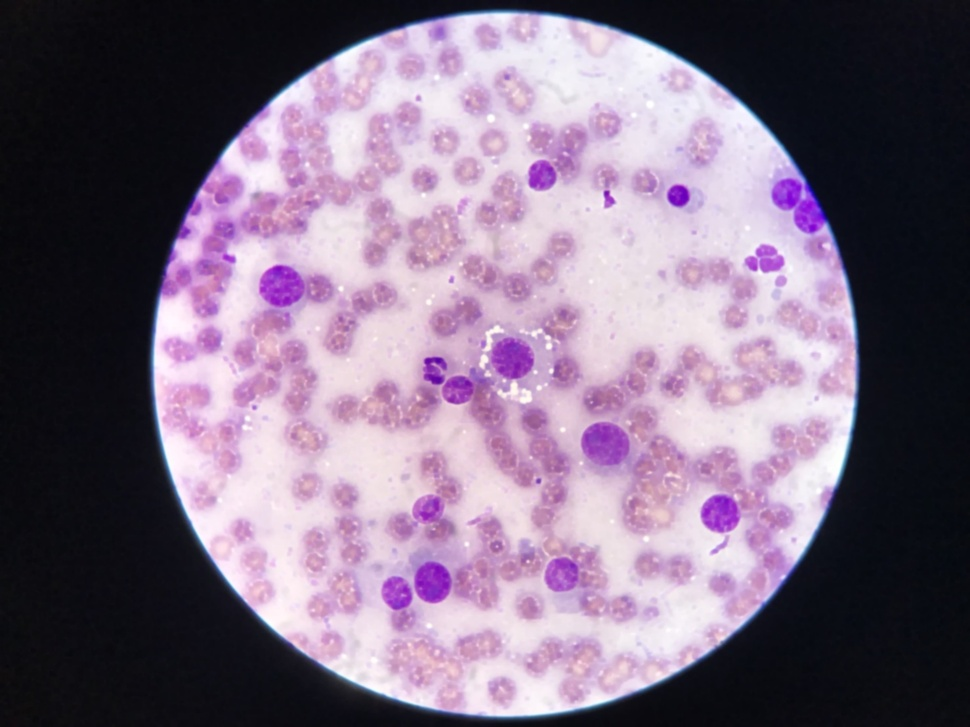
#> input picture test.jpg, 970 x 727 px, shrunk from 1478 x 1108 before the run, found by its file name
$ python 'elbow method.py'
#> lines starting #> are read from the running program, lines starting #| are printed output that depends on the picture
# -*- coding: utf-8 -*-
"""
Created on Wed Aug 22 19:18:00 2018

@author: 58011256
"""

import cv2
import numpy as np
from matplotlib import pyplot as plt
import pandas as pd
from mpl_toolkits.mplot3d import Axes3D
from sklearn.cluster import KMeans

img = cv2.imread('C:/Users/58011256/Desktop/COde/Python/image segmentation/test.jpg')
#> img is the input picture: shape (727, 970, 3); mean B, G, R 129.6, 108.6, 125.5

reshaped = img.reshape(img.shape[0] * img.shape[1], img.shape[2])

wcss = []
for i in range(1, 10):
    kmeans = KMeans(n_clusters = i, init = 'k-means++', random_state = 42)
    kmeans.fit(reshaped)
    wcss.append(kmeans.inertia_)
#> after the loop, wcss = [2.04e+10, 1.19e+09, 476047102, 296189098.3, 219483516, 184046537.7, 142790429.6, 124015567.9, 110870769]
plt.plot(range(1, 10), wcss)
plt.title('The Elbow Method')
plt.xlabel('Number of clusters')
plt.ylabel('WCSS')
plt.show()
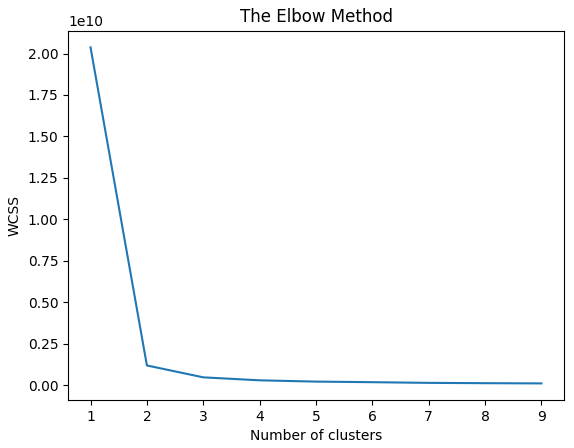
#> figure drawn by matplotlib, 1 panel

$ run again, with S__5824557.jpg copied over test.jpg
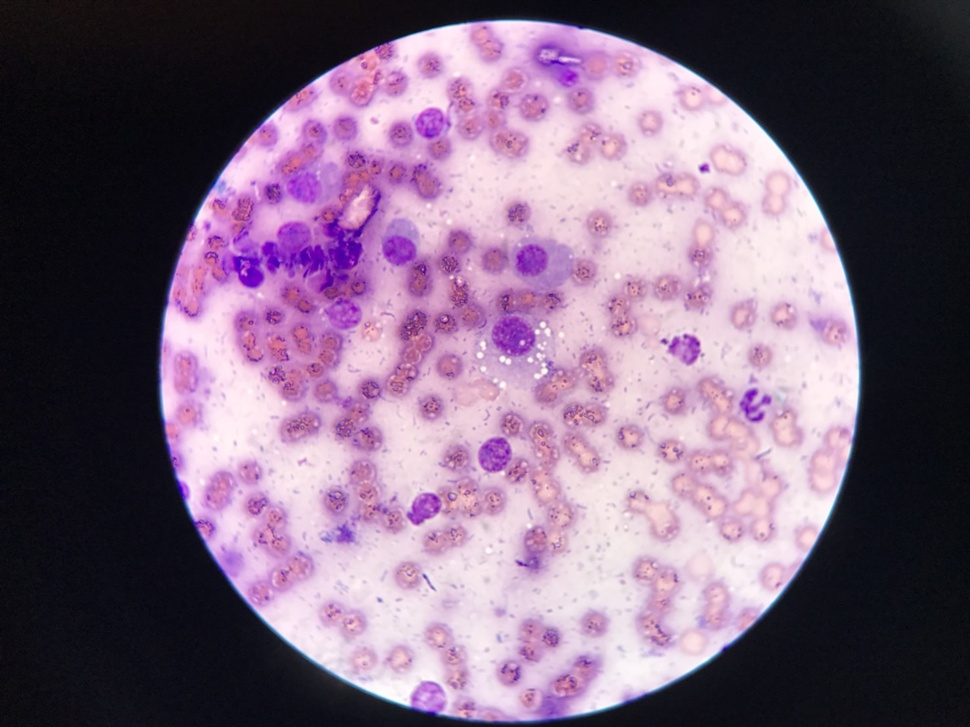
#> input picture S__5824557.jpg, 970 x 727 px, shrunk from 1478 x 1108 before the run, found by its file name
#> img is the input picture: shape (727, 970, 3); mean B, G, R 125.3, 101.6, 125.1
#> after the loop `for i in range(1, 10):`: wcss = [1.96e+10, 1.54e+09, 577553538.8, 347854326.2, 261828266.6, 216684765.8, 191295517.4, 164854223.7, 153673563.4]
#> `plt.show()`:
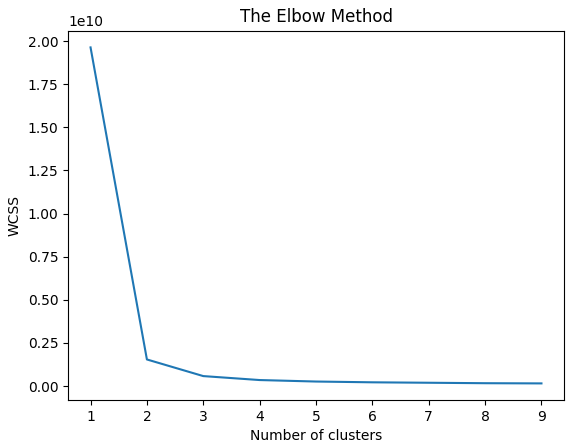
#> figure drawn by matplotlib, 1 panel

$ run again, with S__5824558.jpg copied over test.jpg
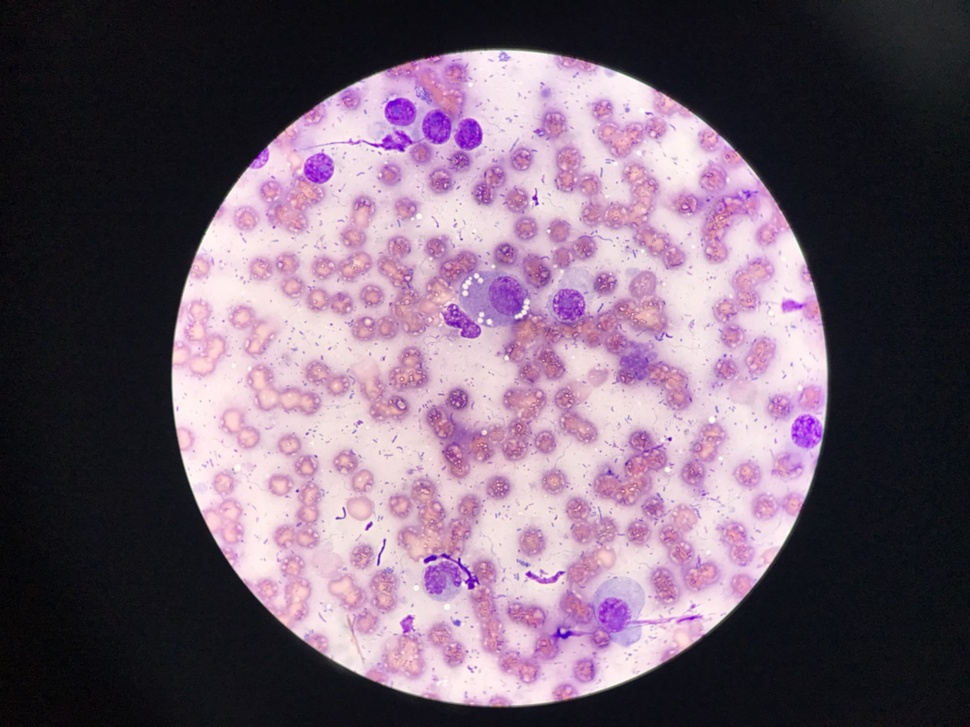
#> input picture S__5824558.jpg, 970 x 727 px, shrunk from 1478 x 1108 before the run, found by its file name
#> img is the input picture: shape (727, 970, 3); mean B, G, R 111.5, 94.9, 113.5
#> after the loop `for i in range(1, 10):`: wcss = [1.92e+10, 1.05e+09, 381885473.6, 246845782.7, 188136666.8, 159138728.9, 143947942.8, 131440182.3, 108644975.2]
#> `plt.show()`:
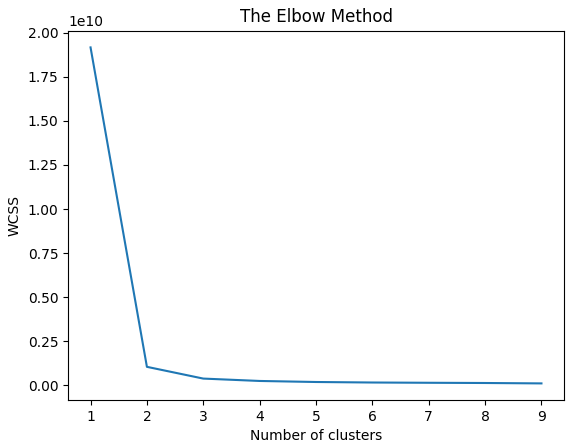
#> figure drawn by matplotlib, 1 panel

$ run again, with S__5824559.jpg copied over test.jpg
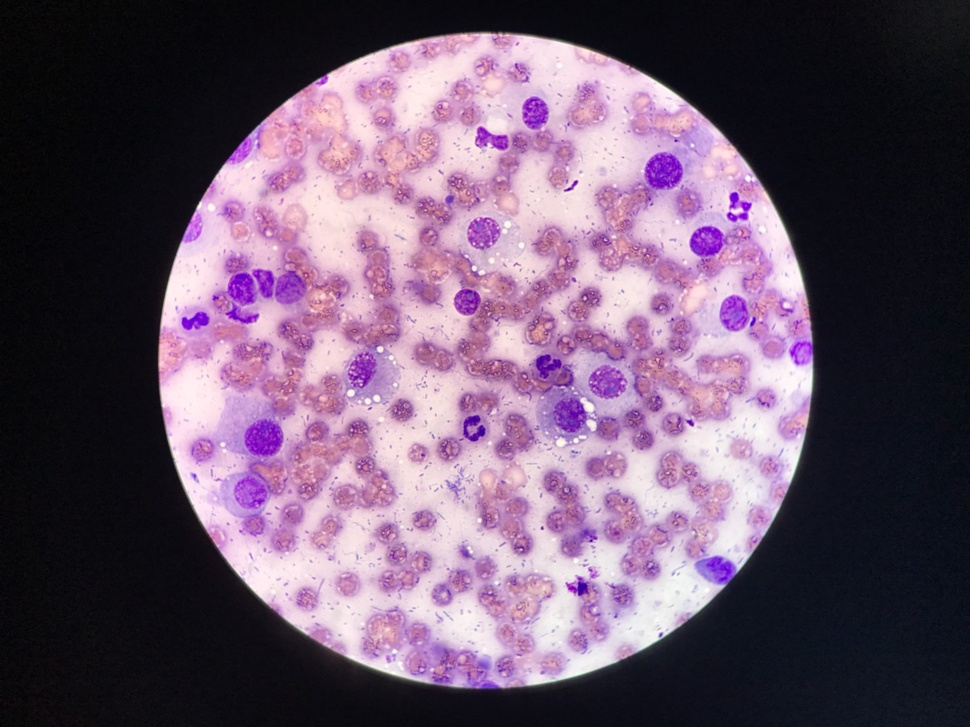
#> input picture S__5824559.jpg, 970 x 727 px, shrunk from 1478 x 1108 before the run, found by its file name
#> img is the input picture: shape (727, 970, 3); mean B, G, R 107.7, 85.7, 107.1
#> after the loop `for i in range(1, 10):`: wcss = [1.85e+10, 1.43e+09, 529878962, 341620098.1, 258750466.9, 217795040.6, 191018126.7, 176200179.1, 155709046.5]
#> `plt.show()`:
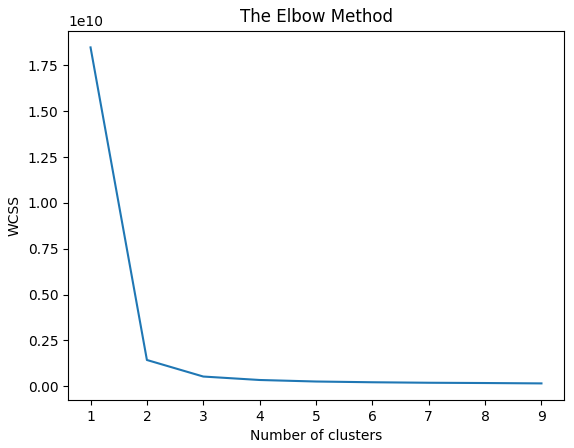
#> figure drawn by matplotlib, 1 panel
